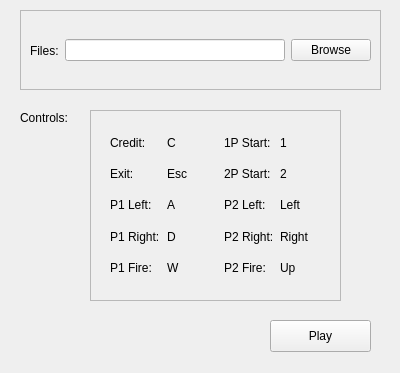
<?xml version="1.0" encoding="UTF-8"?>
<ui version="4.0">
 <class>MainWindow</class>
 <widget class="QMainWindow" name="MainWindow">
  <property name="geometry">
   <rect>
    <x>0</x>
    <y>0</y>
    <width>400</width>
    <height>373</height>
   </rect>
  </property>
  <property name="windowTitle">
   <string>MainWindow</string>
  </property>
  <widget class="QWidget" name="centralwidget">
   <widget class="QPushButton" name="pushButton_play">
    <property name="geometry">
     <rect>
      <x>270</x>
      <y>320</y>
      <width>101</width>
      <height>32</height>
     </rect>
    </property>
    <property name="text">
     <string>Play</string>
    </property>
   </widget>
   <widget class="QLabel" name="label_22">
    <property name="geometry">
     <rect>
      <x>20</x>
      <y>110</y>
      <width>61</width>
      <height>16</height>
     </rect>
    </property>
    <property name="text">
     <string>Controls:</string>
    </property>
   </widget>
   <widget class="QFrame" name="frame">
    <property name="geometry">
     <rect>
      <x>90</x>
      <y>110</y>
      <width>251</width>
      <height>191</height>
     </rect>
    </property>
    <property name="frameShape">
     <enum>QFrame::StyledPanel</enum>
    </property>
    <property name="frameShadow">
     <enum>QFrame::Raised</enum>
    </property>
    <widget class="QWidget" name="gridLayoutWidget">
     <property name="geometry">
      <rect>
       <x>20</x>
       <y>20</y>
       <width>221</width>
       <height>150</height>
      </rect>
     </property>
     <layout class="QGridLayout" name="gridLayout">
      <item row="0" column="2">
       <layout class="QVBoxLayout" name="verticalLayout">
        <item>
         <widget class="QLabel" name="label_6">
          <property name="text">
           <string>1P Start:</string>
          </property>
         </widget>
        </item>
        <item>
         <widget class="QLabel" name="label_5">
          <property name="text">
           <string>2P Start:</string>
          </property>
         </widget>
        </item>
        <item>
         <widget class="QLabel" name="label_18">
          <property name="text">
           <string>P2 Left:</string>
          </property>
         </widget>
        </item>
        <item>
         <widget class="QLabel" name="label_21">
          <property name="text">
           <string>P2 Right:</string>
          </property>
         </widget>
        </item>
        <item>
         <widget class="QLabel" name="label_17">
          <property name="text">
           <string>P2 Fire:</string>
          </property>
         </widget>
        </item>
       </layout>
      </item>
      <item row="0" column="0">
       <layout class="QVBoxLayout" name="verticalLayout_3">
        <item>
         <widget class="QLabel" name="label_2">
          <property name="text">
           <string>Credit:</string>
          </property>
         </widget>
        </item>
        <item>
         <widget class="QLabel" name="label_4">
          <property name="text">
           <string>Exit:</string>
          </property>
         </widget>
        </item>
        <item>
         <widget class="QLabel" name="label_3">
          <property name="text">
           <string>P1 Left:</string>
          </property>
         </widget>
        </item>
        <item>
         <widget class="QLabel" name="label_12">
          <property name="text">
           <string>P1 Right:</string>
          </property>
         </widget>
        </item>
        <item>
         <widget class="QLabel" name="label_13">
          <property name="text">
           <string>P1 Fire:</string>
          </property>
         </widget>
        </item>
       </layout>
      </item>
      <item row="0" column="1">
       <layout class="QVBoxLayout" name="verticalLayout_4">
        <item>
         <widget class="QLabel" name="label_7">
          <property name="text">
           <string>C</string>
          </property>
         </widget>
        </item>
        <item>
         <widget class="QLabel" name="label_10">
          <property name="text">
           <string>Esc</string>
          </property>
         </widget>
        </item>
        <item>
         <widget class="QLabel" name="label_11">
          <property name="text">
           <string>A</string>
          </property>
         </widget>
        </item>
        <item>
         <widget class="QLabel" name="label_14">
          <property name="text">
           <string>D</string>
          </property>
         </widget>
        </item>
        <item>
         <widget class="QLabel" name="label_15">
          <property name="text">
           <string>W</string>
          </property>
         </widget>
        </item>
       </layout>
      </item>
      <item row="0" column="3">
       <layout class="QVBoxLayout" name="verticalLayout_2">
        <item>
         <widget class="QLabel" name="label_8">
          <property name="text">
           <string>1</string>
          </property>
         </widget>
        </item>
        <item>
         <widget class="QLabel" name="label_9">
          <property name="text">
           <string>2</string>
          </property>
         </widget>
        </item>
        <item>
         <widget class="QLabel" name="label_19">
          <property name="text">
           <string>Left</string>
          </property>
         </widget>
        </item>
        <item>
         <widget class="QLabel" name="label_20">
          <property name="text">
           <string>Right</string>
          </property>
         </widget>
        </item>
        <item>
         <widget class="QLabel" name="label_16">
          <property name="text">
           <string>Up</string>
          </property>
         </widget>
        </item>
       </layout>
      </item>
     </layout>
    </widget>
   </widget>
   <widget class="QFrame" name="frame_2">
    <property name="geometry">
     <rect>
      <x>20</x>
      <y>10</y>
      <width>361</width>
      <height>80</height>
     </rect>
    </property>
    <property name="frameShape">
     <enum>QFrame::StyledPanel</enum>
    </property>
    <property name="frameShadow">
     <enum>QFrame::Raised</enum>
    </property>
    <widget class="QWidget" name="horizontalLayoutWidget">
     <property name="geometry">
      <rect>
       <x>10</x>
       <y>20</y>
       <width>341</width>
       <height>41</height>
      </rect>
     </property>
     <layout class="QHBoxLayout" name="horizontalLayout">
      <item>
       <widget class="QLabel" name="label_files">
        <property name="text">
         <string>Files:</string>
        </property>
       </widget>
      </item>
      <item>
       <widget class="QLineEdit" name="lineEdit_files"/>
      </item>
      <item>
       <widget class="QPushButton" name="pushButton_browse">
        <property name="text">
         <string>Browse</string>
        </property>
       </widget>
      </item>
     </layout>
    </widget>
   </widget>
  </widget>
  <widget class="QMenuBar" name="menubar">
   <property name="geometry">
    <rect>
     <x>0</x>
     <y>0</y>
     <width>400</width>
     <height>24</height>
    </rect>
   </property>
  </widget>
 </widget>
 <resources/>
 <connections/>
</ui>
